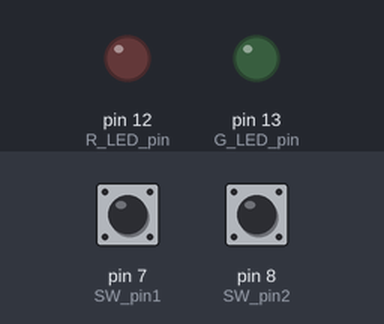
Bench run of a sketch on a simulated Arduino Uno, built with avr-gcc and run on an emulated ATmega328P. Parts: output pins drawn as LEDs (lit = HIGH). The test bench sets the inputs (shaded band); at power-on: pin 7 (SW_pin1) HIGH, pin 8 (SW_pin2) HIGH.

Above: at 1.2 s.
1.3 s: pin 7 (SW_pin1) pulled LOW for 0.15 s
At 1.37 s:
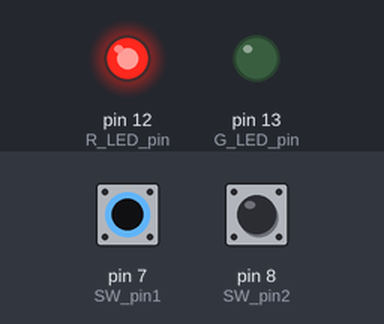
2.9 s: pin 8 (SW_pin2) pulled LOW for 0.15 s
At 2.97 s:
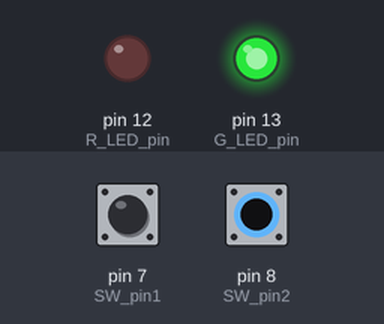
4.5 s: pin 8 (SW_pin2) pulled LOW for 3.2 s
At 8.7 s:
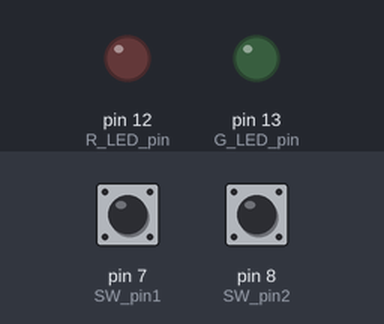
9.2 s: pin 7 (SW_pin1) pulled LOW for 3.2 s
At 9.9 s:
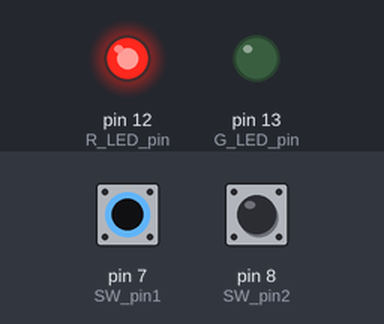
13.9 s: pin 7 (SW_pin1) driven LOW and pin 8 (SW_pin2) driven LOW
At 14.7 s:
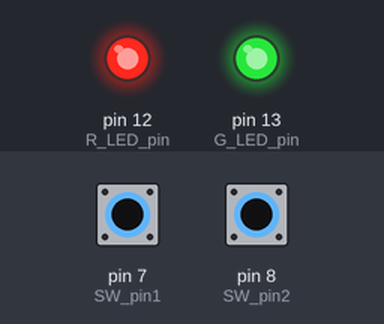
Timing chart, 0 to 16.4 s (numbered marks = the images above; inputs shaded):
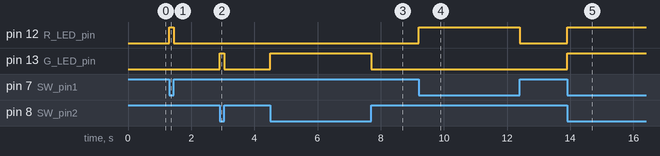

The sketch:

sketch_sep12b.ino
```cpp
int R_LED_pin = 12;  // 아두이노의 12번 핀을 빨간 LED핀으로 사용
int G_LED_pin = 13;  // 13번 핀을 초록 LED핀으로 사용
int SW_pin1 = 7;     // 4번 핀을 첫번째 스위치 핀으로 사용
int SW_pin2 = 8;     // 5번 핀을 두번째 스위치 핀으로 사용

void setup() {
  pinMode(R_LED_pin, OUTPUT);     // 빨간 LED핀을 출력으로 사용
  pinMode(G_LED_pin, OUTPUT);     // 초록 LED핀을 출력으로 사용
  pinMode(SW_pin1, INPUT_PULLUP); // 1번스위치 핀을 풀업저항이 있는 입력으로 사용
  pinMode(SW_pin2, INPUT_PULLUP); // 2번스위치 핀을 풀업저항이 있는 입력으로 사용
}
void loop() {
  if ((digitalRead(SW_pin1) == LOW) && (digitalRead(SW_pin2) == LOW)){
    // 1번 스위치와 2번 스위치를 동시에 눌렀을 때
    digitalWrite(R_LED_pin, HIGH);      // 빨간 LED 점등
    digitalWrite(G_LED_pin, HIGH);      // 초록 LED 점등
  }else if (digitalRead(SW_pin1) == LOW) {  // 1번 스위치를 눌렀을 때
    digitalWrite(R_LED_pin, HIGH);      // 빨간 LED 점등
    digitalWrite(G_LED_pin, LOW);       // 초록 LED 소등
  }else if (digitalRead(SW_pin2) == LOW){   // 2번 스위치를 눌렀을 때
    digitalWrite(R_LED_pin, LOW);       // 빨간 LED 소등
    digitalWrite(G_LED_pin, HIGH);      // 초록 LED 점등
  }else {                                   // 이외(아무 스위치를 누르지 않으면)
    digitalWrite(R_LED_pin, LOW);       // 빨간 LED 소등
    digitalWrite(G_LED_pin, LOW);       // 초록 LED 소등
  }
}
```

0924.1.c
```cpp
#include <stdio.h>

// Á¤¼ö nÀÇ ¼øÂ÷°ö¼Á°ªÀ» ¹ÝÈ¯
int factorial(int n)
{
	if (n > 0)
		return n * factorial(n - 1);
	else
		return 1;
}
int fact2(int num)
{
	int fact = 1;
	while (num > 0)
	{
		fact *= num--;
	}
	return fact;
}

int main(void) {
	int x;
	printf("Enter an integer:");
	scanf("%d", &x);
	printf("factorial(%d) = %d \n", x, factorial(x));

	return 0;
}
```

Measured:
- after the input at 1.3 s, pin 12 (R_LED_pin): LOW → HIGH at once, → LOW 0.15 s later
- after the input at 2.9 s, pin 13 (G_LED_pin): LOW → HIGH at once, → LOW 0.15 s later
- after the input at 4.5 s, pin 13 (G_LED_pin): LOW → HIGH at once, → LOW 3.2 s later
- after the input at 9.2 s, pin 12 (R_LED_pin): LOW → HIGH at once, → LOW 3.2 s later
- after the input at 13.9 s, pin 12 (R_LED_pin), pin 13 (G_LED_pin): LOW → HIGH at once
